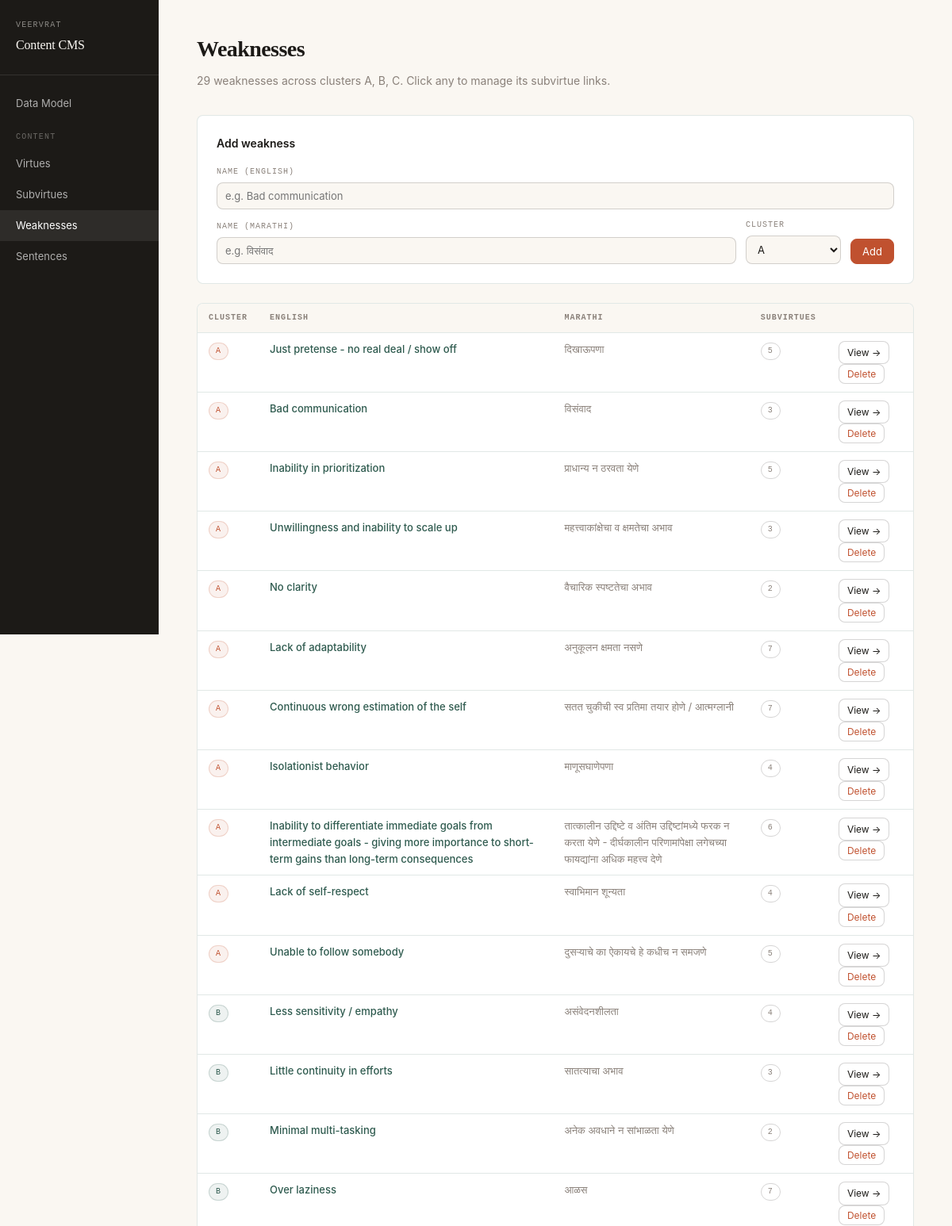
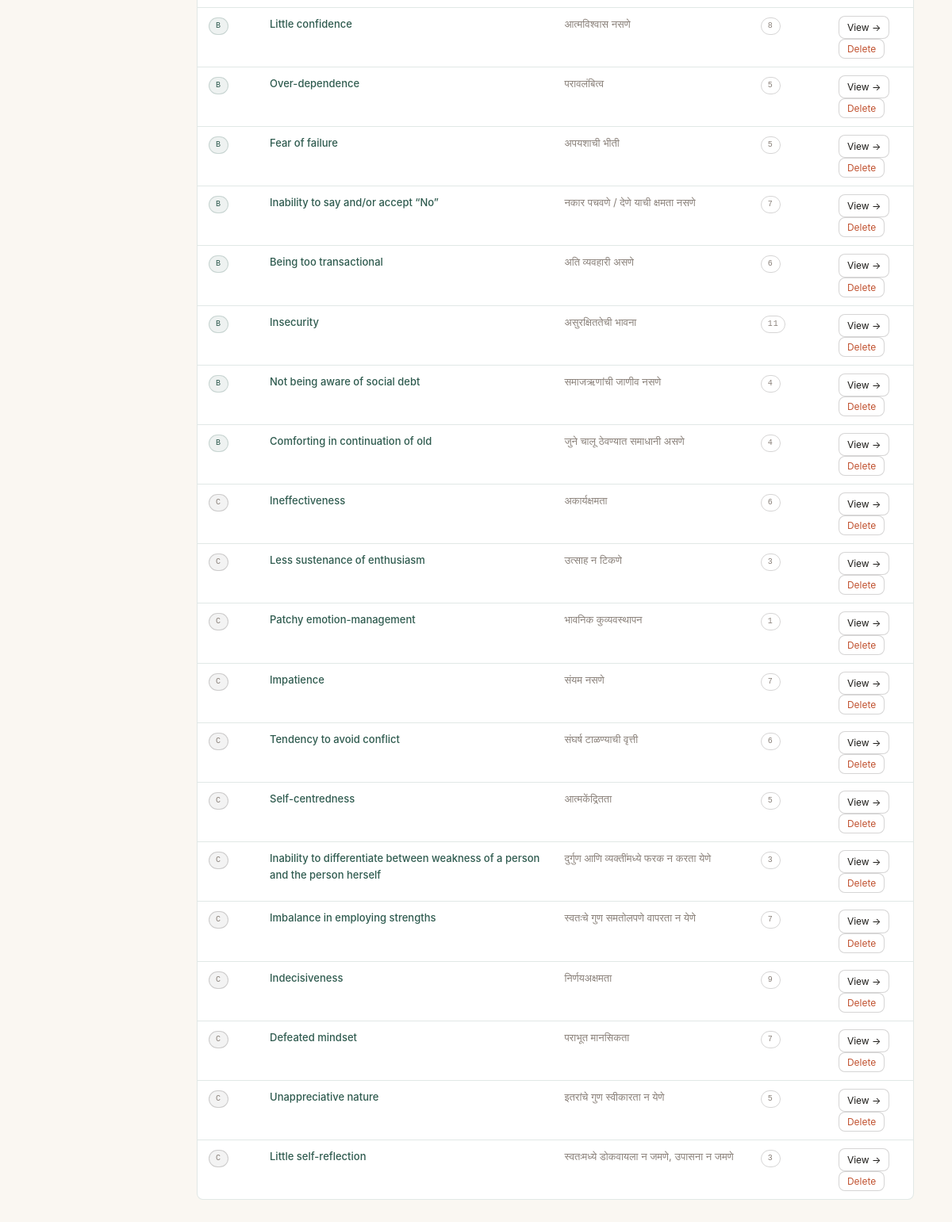
/weaknesses, run on the app's committed database (2 pictures, top to bottom).
### tables this page shows
CREATE TABLE weakness (
            id       INTEGER PRIMARY KEY AUTOINCREMENT,
            name_en  TEXT NOT NULL UNIQUE,
            name_mr  TEXT,
            category TEXT CHECK(category IN ('A','B','C'))
        );

### main.py (the view)
@app.get("/weaknesses", response_class=HTMLResponse)
def list_weaknesses(request: Request, msg: str = ""):
    db = get_db()
    weaknesses = db.execute("""
        SELECT w.*, COUNT(DISTINCT ws.subvirtue_id) AS sv_count
        FROM weakness w
        LEFT JOIN weakness_subvirtue ws ON ws.weakness_id = w.id
        GROUP BY w.id ORDER BY w.id
    """).fetchall()
    db.close()
    return templates.TemplateResponse(request, "weaknesses.html", {"weaknesses": weaknesses, "msg": msg})

### templates/weaknesses.html (shortened to what this page needs)
{% extends "base.html" %}
{% block content %}
<div class="page-head">
  <h1>Weaknesses</h1>
  <p>29 weaknesses across clusters A, B, C. Click any to manage its subvirtue links.</p>
</div>
<div class="form-card">
  <h3>Add weakness</h3>
  <form method="post" action="/weaknesses/new">
    <div class="form-row">
      <div class="field field-full"><label>Name (English)</label><input name="name_en" required placeholder="e.g. Bad communication"></div>
      <div class="field"><label>Name (Marathi)</label><input name="name_mr" placeholder="e.g. विसंवाद"></div>
      <div class="field" style="min-width:100px;max-width:120px;"><label>Cluster</label>
        <select name="category" required><option value="A">A</option><option value="B">B</option><option value="C">C</option></select>
      </div>
      <button type="submit" class="btn btn-primary">Add</button>
    </div>
  </form>
</div>
<div class="table-wrap">
  <table>
    <thead><tr><th>Cluster</th><th>English</th><th>Marathi</th><th>Subvirtues</th><th></th></tr></thead>
    <tbody>
    {% for w in weaknesses %}
    <tr>
      <td><span class="badge badge-{{ w.category | lower }}">{{ w.category }}</span></td>
      <td><a href="/weaknesses/{{ w.id }}" style="color:var(--accent-2);font-weight:500;text-decoration:none;">{{ w.name_en }}</a></td>
      <td style="color:var(--muted);">{{ w.name_mr or '—' }}</td>
      <td><span class="badge">{{ w.sv_count }}</span></td>
      <td>
        <a href="/weaknesses/{{ w.id }}" class="btn btn-sm">View →</a>
        <form method="post" action="/weaknesses/{{ w.id }}/delete" style="display:inline" onsubmit="return confirm('Delete {{ w.name_en }}?')">
          <button type="submit" class="btn btn-sm btn-danger">Delete</button>
        </form>
      </td>
    </tr>
    {% else %}
    <tr><td colspan="5" style="color:var(--muted);text-align:center;padding:32px;">No weaknesses yet.</td></tr>
    {% endfor %}
    </tbody>
  </table>
</div>
{% endblock %}

### static/style.css (style rules this page uses)
:root { --bg: #FAF7F2; --fg: #1C1A17; --accent: #C0512F; --accent-2: #2F5B4F; --muted: #8A817A; --surface: #fff; --border: rgba(47,91,79,0.14); --border-strong: rgba(28,26,23,0.18); --radius: 8px; --mono: 'JetBrains Mono', ui-monospace, Menlo, monospace; --serif: Georgia, serif; }
*, *::before, *::after { box-sizing: border-box; margin: 0; padding: 0; }
html, body { background: var(--bg); color: var(--fg); font-family: -apple-system, BlinkMacSystemFont, 'Segoe UI', system-ui, sans-serif; font-size: 15px; line-height: 1.6; }
.page-head { margin-bottom: 32px; }
.page-head h1 { font-family: var(--serif); font-size: 28px; letter-spacing: -0.02em; margin-bottom: 6px; }
.page-head p { color: var(--muted); font-size: 14px; }
.table-wrap { background: var(--surface); border: 1px solid var(--border); border-radius: var(--radius); overflow: hidden; margin-bottom: 24px; }
table { width: 100%; border-collapse: collapse; font-size: 13px; }
th { text-align: left; padding: 10px 14px; font-family: var(--mono); font-size: 10px; text-transform: uppercase; letter-spacing: 0.1em; color: var(--muted); border-bottom: 1px solid var(--border); background: var(--bg); }
td { padding: 10px 14px; border-bottom: 1px solid var(--border); vertical-align: top; }
tr:last-child td { border-bottom: none; }
.badge { display: inline-block; font-family: var(--mono); font-size: 10px; text-transform: uppercase; letter-spacing: 0.08em; padding: 2px 8px; border-radius: 999px; border: 1px solid var(--border-strong); color: var(--muted); }
.badge-a { background: rgba(192,81,47,0.08); color: var(--accent); border-color: rgba(192,81,47,0.2); }
.badge-b { background: rgba(47,91,79,0.08); color: var(--accent-2); border-color: rgba(47,91,79,0.2); }
.badge-c { background: rgba(28,26,23,0.05); }
.btn { display: inline-flex; align-items: center; gap: 6px; padding: 7px 14px; border-radius: var(--radius); border: 1px solid var(--border-strong); font-size: 13px; font-family: inherit; cursor: pointer; text-decoration: none; background: var(--surface); color: var(--fg); transition: all 0.12s; }
.btn-primary { background: var(--accent); color: #fff; border-color: var(--accent); }
.btn-sm { padding: 4px 10px; font-size: 12px; }
.btn-danger { color: var(--accent); }
.form-card { background: var(--surface); border: 1px solid var(--border); border-radius: var(--radius); padding: 24px; margin-bottom: 24px; }
.form-card h3 { font-size: 14px; font-weight: 600; margin-bottom: 16px; }
.form-row { display: flex; gap: 12px; flex-wrap: wrap; align-items: flex-end; }
.field { display: flex; flex-direction: column; gap: 5px; flex: 1; min-width: 160px; }
.field label { font-family: var(--mono); font-size: 10px; text-transform: uppercase; letter-spacing: 0.1em; color: var(--muted); }
.field input, .field select, .field textarea { padding: 8px 10px; border: 1px solid var(--border-strong); border-radius: var(--radius); font-size: 13px; font-family: inherit; color: var(--fg); background: var(--bg); outline: none; transition: border-color 0.12s; }
.field-full { flex-basis: 100%; }

### data on the page
weakness: category "A", name_en "Just pretense - no real deal / show off", name_mr "दिखाऊपणा", sv_count "5"
weakness: category "A", name_en "Bad communication", name_mr "विसंवाद", sv_count "3"
weakness: category "A", name_en "Inability in prioritization", name_mr "प्राधान्य न ठरवता येणे", sv_count "5"
weakness: category "A", name_en "Unwillingness and inability to scale up", name_mr "महत्त्वाकांक्षेचा व क्षमतेचा अभाव", sv_count "3"
weakness: category "A", name_en "No clarity", name_mr "वैचारिक स्पष्टतेचा अभाव", sv_count "2"
weakness: category "A", name_en "Lack of adaptability", name_mr "अनुकूलन क्षमता नसणे", sv_count "7"
weakness: category "A", name_en "Continuous wrong estimation of the self", name_mr "सतत चुकीची स्व प्रतिमा तयार होणे / आत्मग्लानी", sv_count "7"
weakness: category "A", name_en "Isolationist behavior", name_mr "माणूसघाणेपणा", sv_count "4"
weakness: category "A", name_en "Inability to differentiate immediate goals from intermediate goals - giving more importance to short-term gains than long-term consequences", name_mr "तात्कालीन उद्दिष्टे व अंतिम उद्दिष्टांमध्ये फरक न करता येणे - दीर्घकालीन परिणामांपेक्षा लगेचच्या फायद्यांना अधिक महत्त्व देणे", sv_count "6"
weakness: category "A", name_en "Lack of self-respect", name_mr "स्वाभिमान शून्यता", sv_count "4"
weakness: category "A", name_en "Unable to follow somebody", name_mr "दुसऱ्याचे का ऐकायचे हे कधीच न समजणे", sv_count "5"
weakness: category "B", name_en "Less sensitivity / empathy", name_mr "असंवेदनशीलता", sv_count "4"
weakness: category "B", name_en "Little continuity in efforts", name_mr "सातत्याचा अभाव", sv_count "3"
weakness: category "B", name_en "Minimal multi-tasking", name_mr "अनेक अवधाने न सांभाळता येणे", sv_count "2"
weakness: category "B", name_en "Over laziness", name_mr "आळस", sv_count "7"
weakness: category "B", name_en "Little confidence", name_mr "आत्मविश्वास नसणे", sv_count "8"
weakness: category "B", name_en "Over-dependence", name_mr "परावलंबित्व", sv_count "5"
weakness: category "B", name_en "Fear of failure", name_mr "अपयशाची भीती", sv_count "5"
weakness: category "B", name_en "Inability to say and/or accept “No”", name_mr "नकार पचवणे / देणे याची क्षमता नसणे", sv_count "7"
weakness: category "B", name_en "Being too transactional", name_mr "अति व्यवहारी असणे", sv_count "6"
weakness: category "B", name_en "Insecurity", name_mr "असुरक्षिततेची भावना", sv_count "11"
weakness: category "B", name_en "Not being aware of social debt", name_mr "समाजऋणांची जाणीव नसणे", sv_count "4"
weakness: category "B", name_en "Comforting in continuation of old", name_mr "जुने चालू ठेवण्यात समाधानी असणे", sv_count "4"
weakness: category "C", name_en "Ineffectiveness", name_mr "अकार्यक्षमता", sv_count "6"
weakness: category "C", name_en "Less sustenance of enthusiasm", name_mr "उत्साह न टिकणे", sv_count "3"
weakness: category "C", name_en "Patchy emotion-management", name_mr "भावनिक कुव्यवस्थापन", sv_count "1"
weakness: category "C", name_en "Impatience", name_mr "संयम नसणे", sv_count "7"
weakness: category "C", name_en "Tendency to avoid conflict", name_mr "संघर्ष टाळण्याची वृत्ती", sv_count "6"
weakness: category "C", name_en "Self-centredness", name_mr "आत्मकेंद्रितता", sv_count "5"
weakness: category "C", name_en "Inability to differentiate between weakness of a person and the person herself", name_mr "दुर्गुण आणि व्यक्तींमध्ये फरक न करता येणे", sv_count "3"
weakness: category "C", name_en "Imbalance in employing strengths", name_mr "स्वतःचे गुण समतोलपणे वापरता न येणे", sv_count "7"
weakness: category "C", name_en "Indecisiveness", name_mr "निर्णयअक्षमता", sv_count "9"
weakness: category "C", name_en "Defeated mindset", name_mr "पराभूत मानसिकता", sv_count "7"
weakness: category "C", name_en "Unappreciative nature", name_mr "इतरांचे गुण स्वीकारता न येणे", sv_count "5"
weakness: category "C", name_en "Little self-reflection", name_mr "स्वतःमध्ये डोकवायला न जमणे, उपासना न जमणे", sv_count "3"
